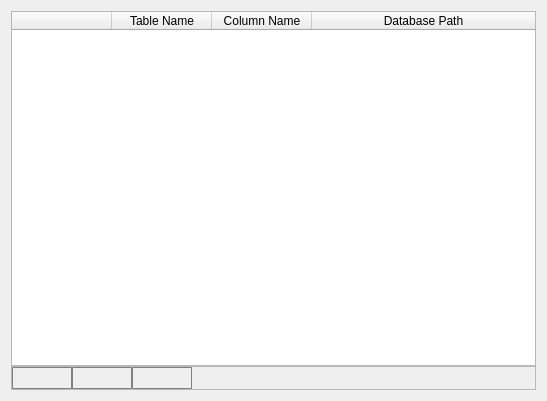
<?xml version="1.0" encoding="UTF-8"?>
<ui version="4.0">
 <class>recon_configuration_page_point_hashset</class>
 <widget class="QWidget" name="recon_configuration_page_point_hashset">
  <property name="geometry">
   <rect>
    <x>0</x>
    <y>0</y>
    <width>547</width>
    <height>401</height>
   </rect>
  </property>
  <property name="windowTitle">
   <string>Form</string>
  </property>
  <layout class="QVBoxLayout" name="verticalLayout_2">
   <item>
    <layout class="QVBoxLayout" name="verticalLayout">
     <property name="spacing">
      <number>0</number>
     </property>
     <item>
      <widget class="QTableWidget" name="tableWidget_hashset">
       <property name="styleSheet">
        <string notr="true">QTableView {
/*selection-background-color: #87CEFF;*/
selection-background-color: #0069EB;
selection-color:white;
 }






QTableView::item:selected:!active {
    color:white;
    
   /*background-color:  #0069EB;*/


}




 QTableView::item:selected:!active {
                                 color:white;
                                 background-color:  #0069EB;
                                  }


                                 QTableView {
                                 selection-background-color: #0069D7;
                                    }


                                 QTableView::item:selected:!active {
                                 color:white;
                                 background-color:  #0069EB;
                                 }

QScrollBar{
		width:9px;
}</string>
       </property>
       <property name="frameShadow">
        <enum>QFrame::Plain</enum>
       </property>
       <property name="editTriggers">
        <set>QAbstractItemView::NoEditTriggers</set>
       </property>
       <property name="alternatingRowColors">
        <bool>true</bool>
       </property>
       <property name="selectionMode">
        <enum>QAbstractItemView::SingleSelection</enum>
       </property>
       <property name="selectionBehavior">
        <enum>QAbstractItemView::SelectRows</enum>
       </property>
       <property name="showGrid">
        <bool>false</bool>
       </property>
       <property name="sortingEnabled">
        <bool>true</bool>
       </property>
       <attribute name="horizontalHeaderStretchLastSection">
        <bool>true</bool>
       </attribute>
       <attribute name="verticalHeaderVisible">
        <bool>false</bool>
       </attribute>
       <column>
        <property name="text">
         <string/>
        </property>
       </column>
       <column>
        <property name="text">
         <string>Table Name</string>
        </property>
       </column>
       <column>
        <property name="text">
         <string>Column Name</string>
        </property>
       </column>
       <column>
        <property name="text">
         <string>Database Path</string>
        </property>
       </column>
      </widget>
     </item>
     <item>
      <widget class="QFrame" name="frame">
       <property name="frameShape">
        <enum>QFrame::StyledPanel</enum>
       </property>
       <property name="frameShadow">
        <enum>QFrame::Raised</enum>
       </property>
       <layout class="QHBoxLayout" name="horizontalLayout">
        <property name="spacing">
         <number>0</number>
        </property>
        <property name="leftMargin">
         <number>0</number>
        </property>
        <property name="topMargin">
         <number>0</number>
        </property>
        <property name="rightMargin">
         <number>0</number>
        </property>
        <property name="bottomMargin">
         <number>0</number>
        </property>
        <item>
         <widget class="QPushButton" name="pushButton_add">
          <property name="minimumSize">
           <size>
            <width>60</width>
            <height>22</height>
           </size>
          </property>
          <property name="maximumSize">
           <size>
            <width>60</width>
            <height>22</height>
           </size>
          </property>
          <property name="styleSheet">
           <string notr="true">QPushButton {
     border-color: #7f7f7f;
     border-style: solid;
     border-radius: 1px;
     border-width: 1px;
      }
QPushButton:pressed {
	background-color: qlineargradient(x1: 0, y1: 0, x2: 0, y2: 1, stop: 0 #FFFFFF, stop: 1 #FFFFFF);
                border-color: #000000;
}

QPushButton:checked {
	background-color: qlineargradient(x1: 0, y1: 0, x2: 0, y2: 1, stop: 0 #FFFFFF, stop: 1 #FFFFFF);
                border-color: #484848;
}</string>
          </property>
          <property name="text">
           <string/>
          </property>
         </widget>
        </item>
        <item>
         <widget class="QPushButton" name="pushButton_create">
          <property name="minimumSize">
           <size>
            <width>60</width>
            <height>22</height>
           </size>
          </property>
          <property name="maximumSize">
           <size>
            <width>60</width>
            <height>22</height>
           </size>
          </property>
          <property name="styleSheet">
           <string notr="true">QPushButton {
     border-color: #7f7f7f;
     border-style: solid;
     border-radius: 1px;
     border-width: 1px;

      }
QPushButton:pressed {
	background-color: qlineargradient(x1: 0, y1: 0, x2: 0, y2: 1, stop: 0 #FFFFFF, stop: 1 #FFFFFF);
                border-color: #000000;
}

QPushButton:checked {
	background-color: qlineargradient(x1: 0, y1: 0, x2: 0, y2: 1, stop: 0 #FFFFFF, stop: 1 #FFFFFF);
                border-color: #484848;
}</string>
          </property>
          <property name="text">
           <string/>
          </property>
         </widget>
        </item>
        <item>
         <widget class="QPushButton" name="pushButton_remove">
          <property name="minimumSize">
           <size>
            <width>60</width>
            <height>22</height>
           </size>
          </property>
          <property name="maximumSize">
           <size>
            <width>60</width>
            <height>22</height>
           </size>
          </property>
          <property name="styleSheet">
           <string notr="true">QPushButton {
     border-color: #7f7f7f;
     border-style: solid;
     border-radius: 1px;
     border-width: 1px;
     }
QPushButton:pressed {
	background-color: qlineargradient(x1: 0, y1: 0, x2: 0, y2: 1, stop: 0 #FFFFFF, stop: 1 #FFFFFF);
                border-color: #000000;
}

QPushButton:checked {
	background-color: qlineargradient(x1: 0, y1: 0, x2: 0, y2: 1, stop: 0 #FFFFFF, stop: 1 #FFFFFF);
                border-color: #484848;
}</string>
          </property>
          <property name="text">
           <string/>
          </property>
         </widget>
        </item>
        <item>
         <widget class="QLabel" name="label">
          <property name="text">
           <string/>
          </property>
         </widget>
        </item>
       </layout>
      </widget>
     </item>
    </layout>
   </item>
  </layout>
 </widget>
 <resources/>
 <connections/>
</ui>
